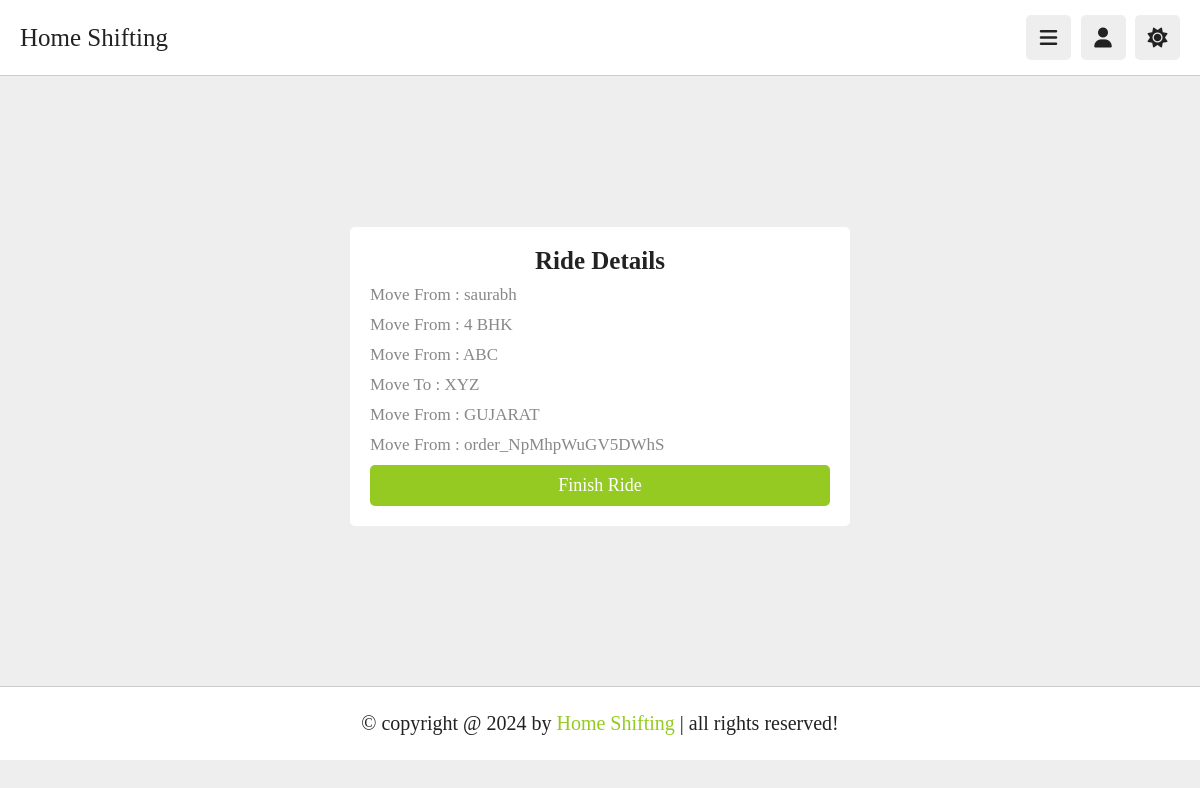
The page /attache_partner/accept (signed in) on the database as committed earlier.
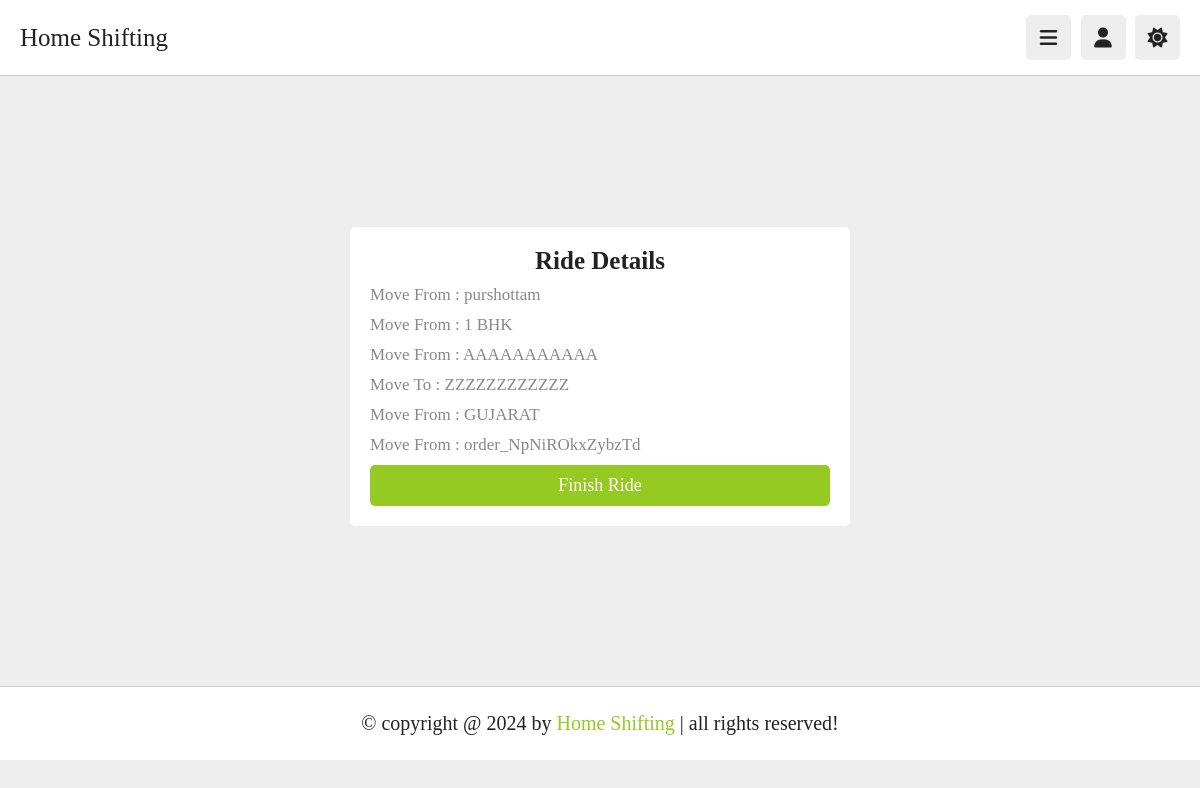
The same page on the database as committed later.
### myapp/models.py (models this page shows, shortened)
class Booking(models.Model):
    ORDERSTATUS = (("house-type","house-type"),("Booking","Booking"),("payment-status","payment-status"),("on-the-way","on-the-way"),("cancel","Cancle"),("finish","finish process"))
    htype = models.CharField(max_length=40,null=True)
    userid = models.ForeignKey(User,on_delete=models.CASCADE)
    bname = models.CharField(max_length=40)
    movefrom = models.TextField(max_length=40)
    moveto = models.TextField(max_length=40)
    state = models.CharField(max_length=40)
    zipcode = models.PositiveIntegerField()
    price = models.PositiveIntegerField()
    razorpay_order_id=models.CharField(max_length=100,null=True,blank=True)
    razorpay_payment_id=models.CharField(max_length=100,null=True,blank=True)
    status = models.CharField(max_length=20,choices = ORDERSTATUS,default="Booking")
    statuscheck = models.BooleanField(default = False)
    house_type_active = models.BooleanField(default=False)
    booking_active = models.BooleanField(default=False)
    payment_status_active = models.BooleanField(default=False)
    on_the_way_active = models.BooleanField(default=False)
    cancel_active = models.BooleanField(default=False)
    finish_active = models.BooleanField(default=False)
    def save(self, *args, **kwargs):
        current_status = self.status
        self.house_type_active = current_status == 'house-type'
        self.booking_active = current_status == 'Booking'
        self.payment_status_active = current_status == 'payment-status'
        self.on_the_way_active = current_status == 'on-the-way'
        self.cancel_active = current_status == 'cancel'
        self.finish_active = current_status == 'finish'
        super().save(*args, **kwargs)

### myapp2/views.py (the view)
# urls.py: path('accept', views.accept, name='accept'),
def accept(request):
    try:
        truckpartner = Truckpartner.objects.get(t_email = request.session['email'])
        uemail = request.session.get('uemail')
        user = get_object_or_404(User, uemail=uemail)
        booking = Booking.objects.filter(userid=user).latest('razorpay_order_id')
        truckpartner.on_work = True
        truckpartner.save()
        booking.statuscheck = True
        booking.save()
        uemail = request.session.get('uemail')
        user = get_object_or_404(User, uemail=uemail)
        booking = Booking.objects.filter(userid=user).latest('razorpay_order_id')
        print("------------------",booking.finish_active)
        return render(request,"accept.html",{'user':user , "booking":booking})
    except Exception as e:
        print('============---------------',e)
        pass
    return render(request,"delivery_index.html")

### myapp2/templates/accept.html (shortened to what this page needs)
{% extends 'delivery_header.html' %}
{% load static %}
{% block content %}
<section class="form-container">
    <form>
        <h3>Ride details</h3>
        <p>Move From : {{booking.bname}}</p>
        <p>Move From : {{booking.htype}}</p>
        <p>Move From : {{booking.movefrom}}</p>
        <p>Move To : {{booking.moveto}}</p>
        <p>Move From : {{booking.state}}</p>
        <p>Move From : {{booking.razorpay_order_id}}</p>
        <a href="{% url 'finishride' %}" class="btn">finish ride</a>
     </form>
</section>
{% endblock %}

Rows that differ between the two databases and show on the page:
no longer on this page (row unchanged): Booking: bname "saurabh", htype "4 BHK", movefrom "ABC", moveto "XYZ", state "GUJARAT", razorpay_order_id "order_NpMhpWuGV5DWhS"
added Booking: bname "purshottam", htype "1 BHK", movefrom "AAAAAAAAAAA", moveto "ZZZZZZZZZZZZ", state "GUJARAT", razorpay_order_id "order_NpNiROkxZybzTd"
